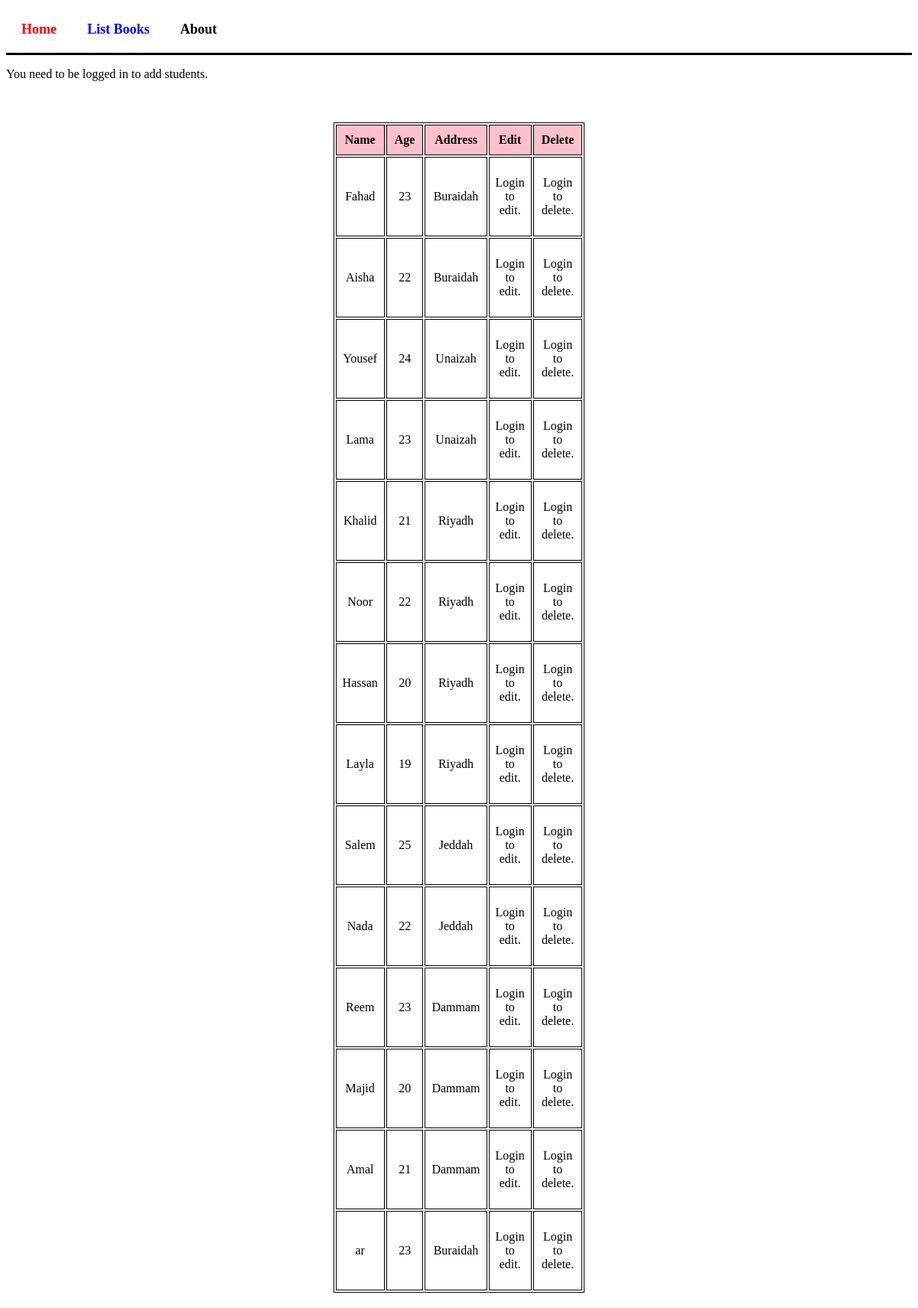
Screenshot of /books/students/list/ with the database file from the repository.
### apps/bookmodule/models.py (models this page shows, shortened)
class Student(models.Model):
    name = models.CharField(max_length = 50)
    age = models.IntegerField()
    address = models.ForeignKey(Address, on_delete= models.PROTECT)

class Address(models.Model):
    city =  models.CharField(max_length = 50)

### apps/bookmodule/views.py (the view)
# urls.py: path('students/list/', views.list_students, name="list_students"),
def list_students(request):
    students = Student.objects.all()
    return render(request, 'bookmodule/list_students.html', {'students':students})

### apps/template/bookmodule/list_students.html (shortened to what this page needs)
{% extends "layouts/base.html" %}
{% load static %}
{% block content %}
{% if user.is_authenticated %}
    <a href="{% url 'add_student2' %}">Add New Book</a>
{% else %}
    <p>You need to be logged in to add students.</p>
{% endif %}
<br/>
<table>
    <tr>
        <th>Name</th>
        <th>Age</th>
        <th>Address</th>
        <th>Edit</th>
        <th>Delete</th>
    </tr>
    {% for student in students %}
    <tr>
        <td>{{ student.name }}</td>
        <td>{{ student.age }}</td>
        <td>{{ student.address.city }}</td>
        <td>
            {% if user.is_authenticated %}
                <a href="{% url 'edit_student2' student.id %}">Edit this student</a>
            {% else %}
                <p>Login to edit.</p>
            {% endif %}
        </td>
        <td>
            {% if user.is_authenticated %}
                <a href="{% url 'delete_student2' student.id %}">Delete this student</a>
            {% else %}
                <p>Login to delete.</p>
            {% endif %}
        </td>
    </tr>
    {% endfor %}
</table>
{% endblock content %}

### rows the page displays
Student: name "Fahad", age "23", address.city "Buraidah"
Student: name "Aisha", age "22", address.city "Buraidah"
Student: name "Yousef", age "24", address.city "Unaizah"
Student: name "Lama", age "23", address.city "Unaizah"
Student: name "Khalid", age "21", address.city "Riyadh"
Student: name "Noor", age "22", address.city "Riyadh"
Student: name "Hassan", age "20", address.city "Riyadh"
Student: name "Layla", age "19", address.city "Riyadh"
Student: name "Salem", age "25", address.city "Jeddah"
Student: name "Nada", age "22", address.city "Jeddah"
Student: name "Reem", age "23", address.city "Dammam"
Student: name "Majid", age "20", address.city "Dammam"
Student: name "Amal", age "21", address.city "Dammam"
Student: name "ar", age "23", address.city "Buraidah"
